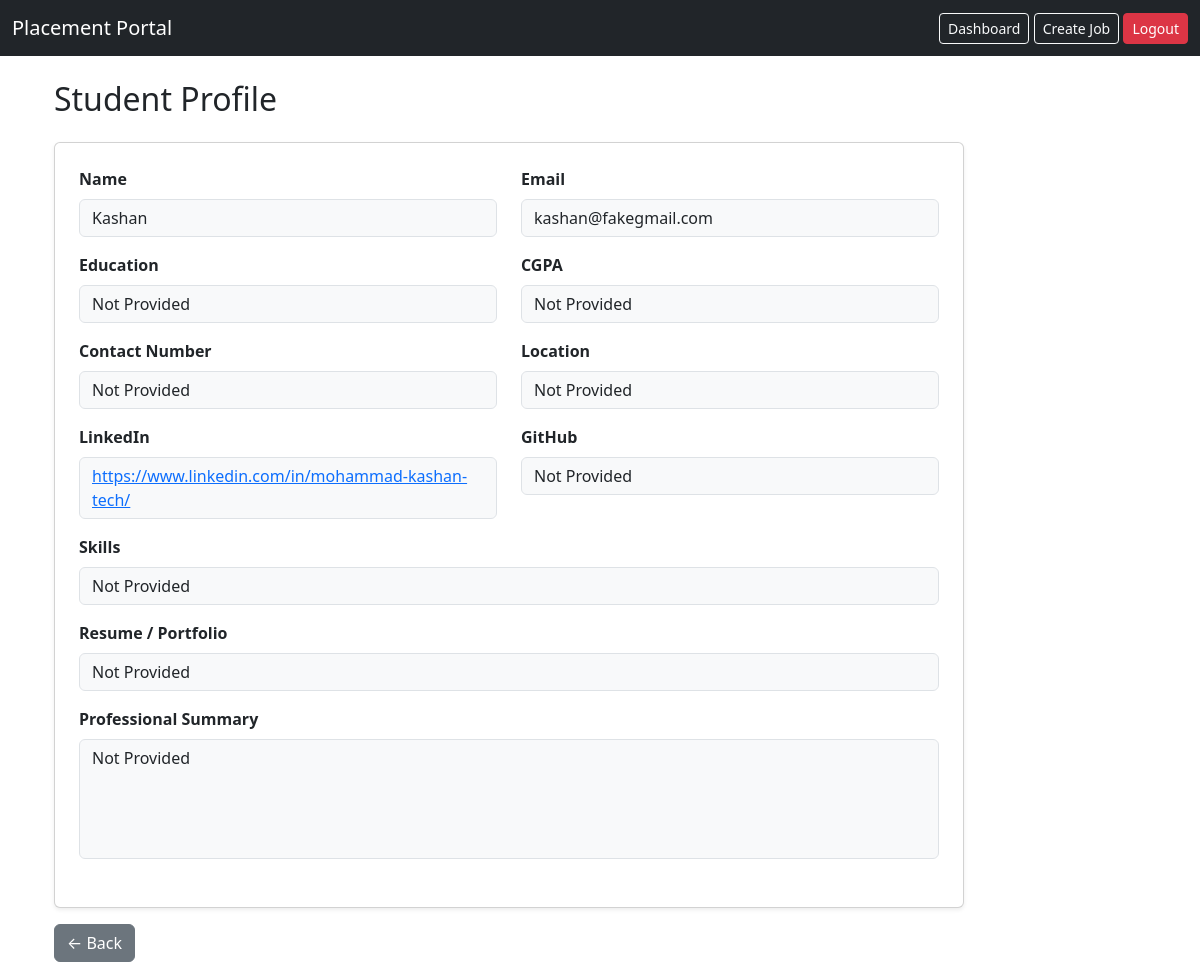
/company/student/1 (signed in), run on the app's committed database.
### models.py (models this page shows)
class Student(db.Model):
    __tablename__ = 'students'
    id = db.Column(db.Integer, primary_key=True)
    name = db.Column(db.String(150), nullable=False)
    email = db.Column(db.String(120), unique=True, nullable=False)
    password = db.Column(db.String(200), nullable=False)
    applications = db.relationship('Application', backref='student', lazy=True)
    education = db.Column(db.String(200))
    resume_text = db.Column(db.Text)
    resume_link = db.Column(db.String(300))
    skills = db.Column(db.String(300))
    cgpa = db.Column(db.Float)
    linkedin = db.Column(db.String(300))
    github = db.Column(db.String(300))
    location = db.Column(db.String(200))
    is_active = db.Column(db.Boolean, default=True)
    contact = db.Column(db.String(15))

### app.py (the view)
@app.route('/company/student/<int:student_id>')
def view_applicant_profile(student_id):
    if session.get('role') != 'company':
        return redirect(url_for('company_login'))
    student = Student.query.get(student_id)
    return render_template('student_profile_view.html', student=student)

### templates/student_profile_view.html
{% extends "base.html" %}
{% block content %}
<div class="container mt-4">
    <h2 class="mb-4">Student Profile</h2>
    <div class="col-md-10 card p-4 shadow-sm">
        <div class="row">
            <div class="col-md-6 mb-3">
                <label class="form-label fw-bold">Name</label>
                <div class="form-control bg-light">{{ student.name }}</div>
            </div>
            <div class="col-md-6 mb-3">
                <label class="form-label fw-bold">Email</label>
                <div class="form-control bg-light">{{ student.email }}</div>
            </div>
            <div class="col-md-6 mb-3">
                <label class="form-label fw-bold">Education</label>
                <div class="form-control bg-light">
                    {{ student.education or "Not Provided" }}
                </div>
            </div>
            <div class="col-md-6 mb-3">
                <label class="form-label fw-bold">CGPA</label>
                <div class="form-control bg-light">
                    {{ student.cgpa or "Not Provided" }}
                </div>
            </div>
            <div class="col-md-6 mb-3">
                <label class="form-label fw-bold">Contact Number</label>
                <div class="form-control bg-light">
                    {{ student.contact or "Not Provided" }}
                </div>
            </div>
            <div class="col-md-6 mb-3">
                <label class="form-label fw-bold">Location</label>
                <div class="form-control bg-light">
                    {{ student.location or "Not Provided" }}
                </div>
            </div>
            <div class="col-md-6 mb-3">
                <label class="form-label fw-bold">LinkedIn</label>
                <div class="form-control bg-light">
                    {% if student.linkedin %}
                        <a href="{{ student.linkedin }}" target="_blank">{{ student.linkedin }}</a>
                    {% else %}
                        Not Provided
                    {% endif %}
                </div>
            </div>
            <div class="col-md-6 mb-3">
                <label class="form-label fw-bold">GitHub</label>
                <div class="form-control bg-light">
                    {% if student.github %}
                        <a href="{{ student.github }}" target="_blank">{{ student.github }}</a>
                    {% else %}
                        Not Provided
                    {% endif %}
                </div>
            </div>
            <div class="col-md-12 mb-3">
                <label class="form-label fw-bold">Skills</label>
                <div class="form-control bg-light">
                    {{ student.skills or "Not Provided" }}
                </div>
            </div>
            <div class="col-md-12 mb-3">
                <label class="form-label fw-bold">Resume / Portfolio</label>
                <div class="form-control bg-light">
                    {% if student.resume_link %}
                        <a href="{{ student.resume_link }}" target="_blank">Open Link</a>
                    {% else %}
                        Not Provided
                    {% endif %}
                </div>
            </div>
            <div class="col-md-12 mb-4">
                <label class="form-label fw-bold">Professional Summary</label>
                <div class="form-control bg-light" style="height:auto; min-height:120px;">
                    {{ student.resume_text or "Not Provided" }}
                </div>
            </div>
        </div>
    </div>
    <a class="btn btn-secondary mt-3" href="{{ url_for('home') }}">← Back</a>
</div>
{% endblock %}

### data on the page
Student: name "Kashan", email "kashan@fakegmail.com", education "Not Provided", cgpa "Not Provided", contact "Not Provided", location "Not Provided", linkedin "https://www.linkedin.com/in/mohammad-kashan-tech/", skills "Not Provided", resume_text "Not Provided"
